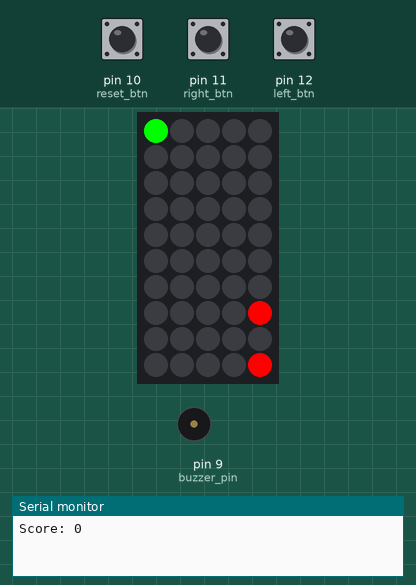
Simulated run of this sketch. Board: Arduino Uno, built with avr-gcc and run on an emulated ATmega328P. Shown: 5×10 RGB LED matrix (first LED top left, wired row by row), buzzer (waves = sounding), the last lines printed to the serial monitor. The inputs (shaded band) are chosen by the test bench; at power-on: pin 10 (reset_btn) LOW, pin 11 (right_btn) LOW, pin 12 (left_btn) LOW. Random numbers use the default seed unless the sketch sets one.

Above: at 1.6 s.
1.7 s: pin 10 (reset_btn) pulled HIGH for 1 s
At 2.6 s:
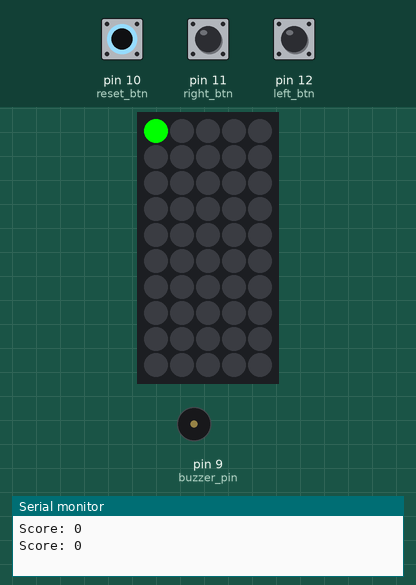
3.3 s: pin 11 (right_btn) pulled HIGH for 0.15 s
At 4.7 s:
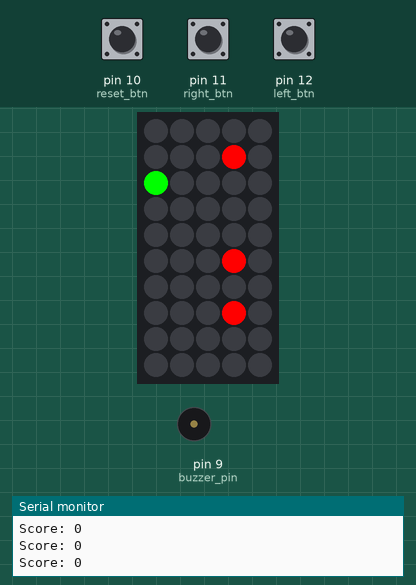
4.9 s: pin 12 (left_btn) pulled HIGH for 0.15 s
At 5.8 s:
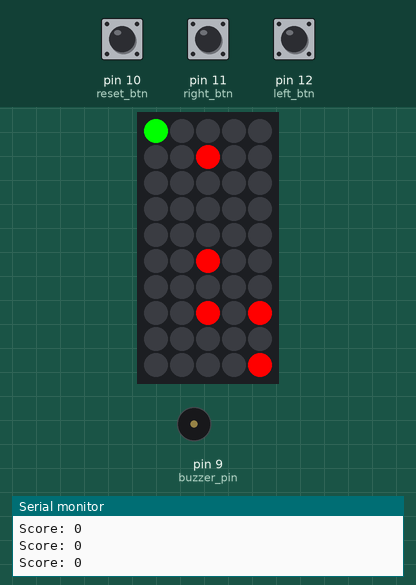
6.5 s: pin 10 (reset_btn) pulled HIGH for 0.15 s
At 7.13 s:
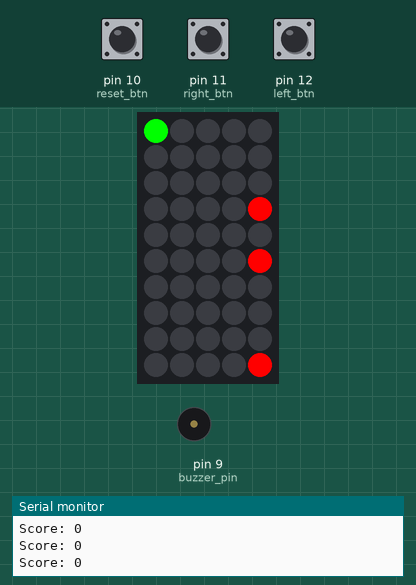
7.2 s: pin 11 (right_btn) pulled HIGH for 1 s
At 8.8 s:
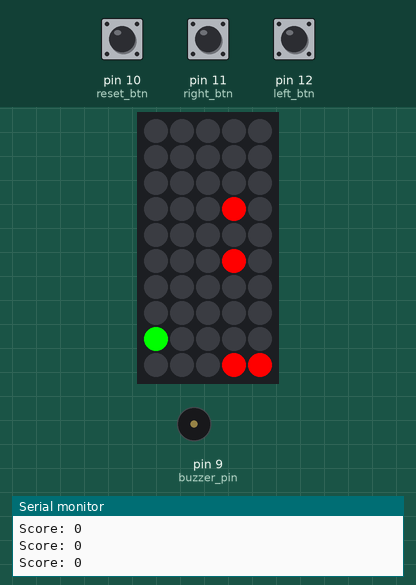
9.7 s: pin 12 (left_btn) pulled HIGH for 1 s
At 11.6 s:
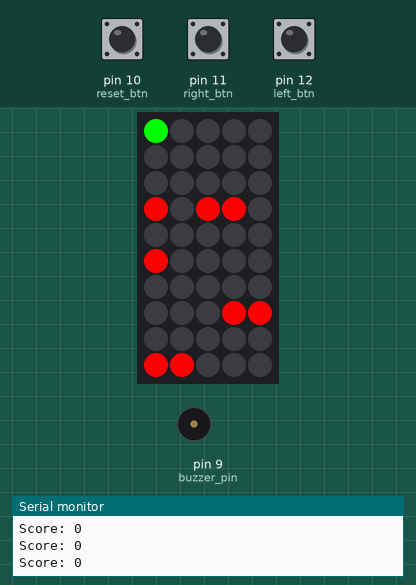
Timing chart, 0 to 24.6 s (numbered marks = the images above; inputs shaded):
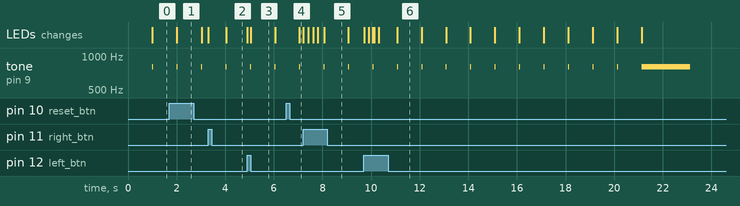

The sketch:

Highway.ino
```cpp
#include <Adafruit_NeoPixel.h>

// pixel array configurations
const int pixel_pin = 13;
const int pixel_rows = 10;
const int pixel_columns = 5;
const int pixel_num = pixel_rows * pixel_columns;

// pins
const int left_btn = 12;
const int right_btn = 11;
const int reset_btn = 10;
const int buzzer_pin = 9;

Adafruit_NeoPixel pixels = Adafruit_NeoPixel(pixel_num, pixel_pin, NEO_GRB + NEO_KHZ800);

// -------------
// game settings
// -------------

// the time interval between traffic moving forwards and new traffic spawning
const int move_traffic_interval = 1000; // miliseconds
// the time interval between two player movements
const int move_player_interval = 200; // miliseconds
// max number of cars that can be spawned at a time
const int max_cars = pixel_columns - 1;
// min number of cars that can be spawned at a time
// used to override the chance system at times
const int min_cars = 1;
// controls the spawn probability of traffic
// should be more than 1
const int ease = 2;
// maximum length of a convoy that can be formed
const int max_convoy_length = 3;

// --------------
// game variables
// --------------

// 2D array, which represents if a car is present at a specific pixel
int traffic[pixel_columns][pixel_rows];
// if a convoy starts forming, this array tracks the length of that convoy
int spawned_convoy[pixel_columns];
// the column number of where the player is
int player = 0;
// the last timestamp when the traffic was moved
int last_move_traffic = 0;
// the last timestamp when the player moved
int last_move_player = 0;
// score ._.
int score = 0;
// a variable to tell various parts of the code that the game is over
int game_over = 0;

// --------------
// game functions
// --------------

// reset the LEDs, player position, and other variables
void reset() {
  for (int i = 0; i < pixel_columns; i++) {
    for (int j = 0; j < pixel_rows; j++) {
      traffic[i][j] = 0;
    }
    spawned_convoy[i] = 0;
  }
  player = 0;
  score = 0;
  game_over = 0;
}

// handles the logic for spawning new traffic
void spawn_traffic() {
  // the amount of new traffic that has been spawned into the top row so far
  int new_traffic = 0;
  for (int i = 0; i < pixel_columns; i++) {
    // spawns a new car in that column
    // by a 1 in X (ease) chance
    // but ignore chance if spawned cars are less
    // than minimum (unless there are enough columns left)
    // and we are desperate

    if (random(ease) != 0) {
      if (new_traffic < min_cars) {
        if (pixel_columns - i - 1 > min_cars) {continue;}
      } else {continue;}
    }

    // only if the spawned cars have not crossed the limit
    if (new_traffic >= max_cars) {continue;}

    // if at the starting column
    // avoid making a diagonal
    if (i == 0 && traffic[i + 1][pixel_rows - 2] == 1) {continue;}

    // if at the ending column
    // avoid making a diagonal
    if (i == (pixel_columns - 1) && traffic[pixel_columns - 2][pixel_rows - 2] == 1) {continue;}

    // if at the middle columns
    // avoid making a diagonal
    if (i > 0 && i < (pixel_columns - 1)) {
      if (traffic[i + 1][pixel_rows - 2] == 1 || traffic[i - 1][pixel_rows - 2] == 1) {continue;}
    }

    // avoid making convoy longer than maximum length
    if (spawned_convoy[i] >= max_convoy_length) {continue;}

    traffic[i][pixel_rows - 1] = 1;
    new_traffic++;
  }
  // update the convoy lengths
  for (int i = 0; i < pixel_columns; i++) {
    if (traffic[i][pixel_rows - 1]) {
      spawned_convoy[i]++;
    } else {
      spawned_convoy[i] = 0;
    }
  }
}

// move traffic one pixel forward, and spawn in new traffic
void move_traffic() {
  for (int i = 0; i < pixel_columns; i++) {
    // moves the row down
    for (int j = 0; j < pixel_rows - 1; j++) {
      traffic[i][j] = traffic[i][j + 1];
      traffic[i][j + 1] = 0;
    }
  }

  spawn_traffic();

  // for (int i = 0; i < pixel_columns; i++) {
  //   for (int j = 0; j < pixel_rows; j++) {
  //     Serial.print(traffic[i][j]);
  //     Serial.print(" ");
  //   }
  //   Serial.println("");
  // }
}

// lights up the LEDs, according to where the cars are and are not, and also the player
void light_leds() {
  // red if car
  // nothing if no car
  for (int i = 0; i < pixel_columns; i++) {
    for (int j = 0; j < pixel_rows; j++) {
      // converts the 2D array, to a 1D array, and lights up the specific LED in the Neopixel array
      if (traffic[i][j]) {
        pixels.setPixelColor(j + pixel_rows * i, pixels.Color(255, 0, 0));
      } else {
        pixels.setPixelColor(j + pixel_rows * i, pixels.Color(0, 0, 0));
      }
    }
  }
  // green for player
  pixels.setPixelColor(pixel_rows * player, pixels.Color(0, 255, 0));
  pixels.show();
}

// starter Arduino function
void setup() {
  Serial.begin(9600);
  randomSeed(millis());

  pinMode(left_btn, INPUT);
  pinMode(right_btn, INPUT);
  pinMode(reset_btn, INPUT);
  pinMode(buzzer_pin, OUTPUT);
  // start the neopixel array
  pixels.begin();
  // start the game... even though it says `reset`
  reset();
}

void loop() {
  // only light leds if changes happen
  int update_led = 0;
  // current timestamp
  const int mili = millis();
  // move traffic only if it has been a certain time interval, and game isnt over
  if ((mili - last_move_traffic) > move_traffic_interval && !game_over) {
    last_move_traffic = mili;
    // Serial.println("===========");
    move_traffic();

    // if there is a car in the bottom row, increment score
    for (int i = 0; i < pixel_columns; i++) {
      if (traffic[i][0] == 1) {
        score++;
        break;
      }
    }

    Serial.print("Score: ");
    Serial.println(score);
    // activate the buzzer
    tone(buzzer_pin, 800, 10);
    update_led = 1;
  }

  // take player input only if it has been a certain time interval, and there is infact space to move, and game isnt over
  if (digitalRead(left_btn) == HIGH && player > 0 && (mili - last_move_player) > move_player_interval && !game_over) {
    last_move_player = mili;
    player--;
    update_led = 1;
  } else if (digitalRead(right_btn) == HIGH && player < (pixel_columns - 1) && (mili - last_move_player) > move_player_interval && !game_over) {
    last_move_player = mili;
    player++;
    update_led = 1;
  }

  if (digitalRead(reset_btn) == HIGH) {
    reset();
    // tone(buzzer_pin, 800, 3000);
  }

  // ---------------
  // collision logic
  // ---------------
  // nothing fancy, just an if statement
  if (traffic[player][0] == 1 && !game_over) {
    game_over = 1;
    // turn the whole pixel array red
    for (int i = 0; i < pixel_columns; i++) {
      for (int j = 0; j < pixel_rows; j++) {
        pixels.setPixelColor(j + pixel_rows * i, pixels.Color(255, 0, 0));
      }
    }
    pixels.show();
    // activate the buzzer
    tone(buzzer_pin, 800, 2000);
    delay(3000);
    // reset();
    return;
  }

  // only light leds if changes happen
  if (update_led && !game_over) {
    light_leds();
  }

  delay(10);
}
```

Measured:
- what the display in image 6 shows lasts 1.0 s, from 11.1 s to 12.1 s
